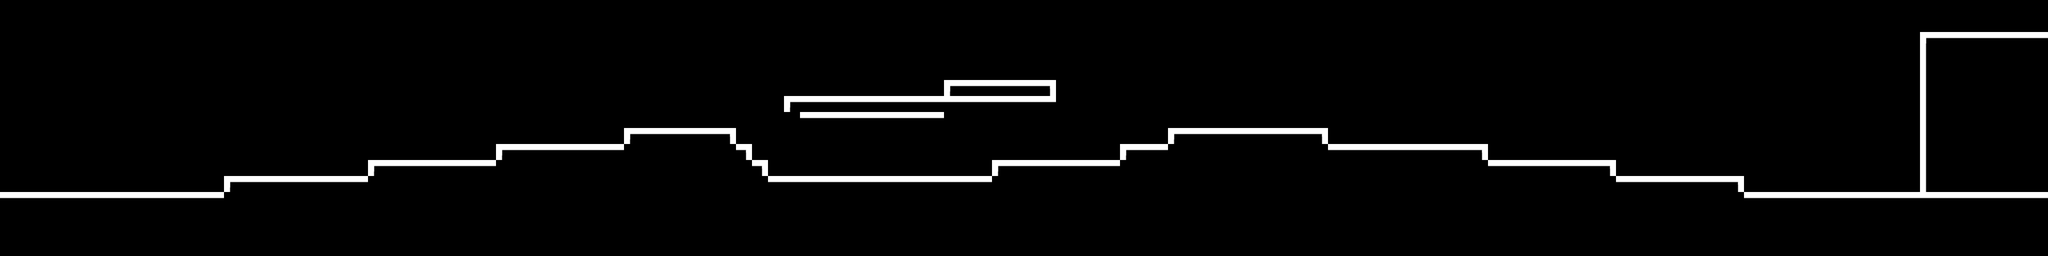

A level layout from a 2D game, rendered from its tile map. Below: a short description, then the map file with tile-grid data replaced by summaries:
An orthogonal 128x16 tile map with 32x32 px tiles, 2 tile layers (Ground, Blocks) and 3 objects (flag, diamond, kill).

<map version="1.0" orientation="orthogonal" renderorder="right-down" width="128" height="16" tilewidth="32" tileheight="32" nextobjectid="22">
 <tileset firstgid="1" name="iTideSprites" tilewidth="32" tileheight="32">
  <image source="iTideSprites.png" width="192" height="192" />
 </tileset>
 <layer name="Ground" width="128" height="16">
  <data>[2048 cells, 178 non-empty, 4 distinct tile ids]</data>
 </layer>
 <layer name="Blocks" width="128" height="16">
  <data>[2048 cells, 0 non-empty, 0 distinct tile ids]</data>
 </layer>
 <objectgroup name="Items">
  <object id="19" type="flag" gid="19" x="1352" y="249">
   <properties>
    <property name="sprite" value="flag2" />
   </properties>
  </object>
  <object id="20" type="diamond" gid="20" x="661" y="346">
   <properties>
    <property name="sprite" value="clock" />
   </properties>
  </object>
  <object id="21" type="kill" gid="21" x="1156" y="280">
   <properties>
    <property name="sprite" value="arrowBack" />
   </properties>
  </object>
 </objectgroup>
</map>